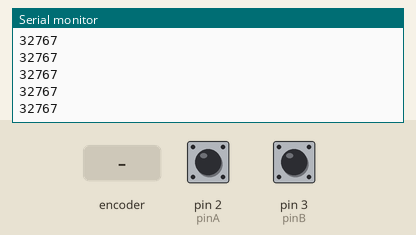
Recording of a sketch running on a simulated Arduino Uno, built with avr-gcc and run on an emulated ATmega328P. Parts: the last lines printed to the serial monitor. The inputs (shaded band) are chosen by the test bench; at power-on: pin 2 (pinA) HIGH, pin 3 (pinB) HIGH.

Above: at 1.2 s.
1.3 s: rotary encoder on pin 2 (pinA) / pin 3 (pinB) turned 1 step (first pin leading)
At 2.2 s:
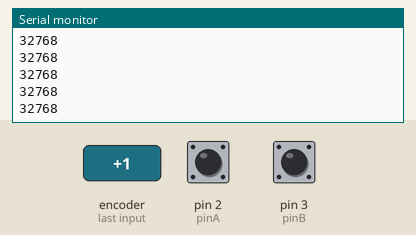
3.0 s: rotary encoder on pin 2 (pinA) / pin 3 (pinB) turned 1 step (first pin leading)
At 3.6 s:
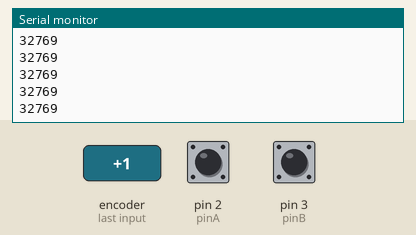
Timing chart, 0 to 6.0 s (numbered marks = the images above; inputs shaded):
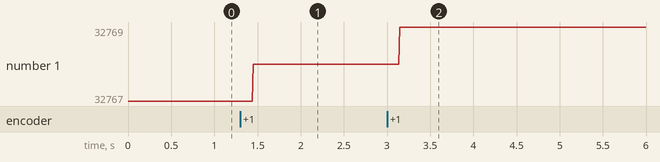

The sketch:

fadas_encoder.ino
```cpp
#include <Wire.h>


static int pinA = 2; // Our first hardware interrupt pin is digital pin 2
static int pinB = 3; // Our second hardware interrupt pin is digital pin 3
volatile byte aFlag = 0; // let's us know when we're expecting a rising edge on pinA to signal that the encoder has arrived at a detent
volatile byte bFlag = 0; // let's us know when we're expecting a rising edge on pinB to signal that the encoder has arrived at a detent (opposite direction to when aFlag is set)
volatile uint16_t encoderPos = 32767; //this variable stores our current value of encoder position. Change to int or uin16_t instead of byte if you want to record a larger range than 0-255
volatile byte oldEncPos = 0; //stores the last encoder position value so we can compare to the current reading and see if it has changed (so we know when to print to the serial monitor)
volatile byte reading = 0; //somewhere to store the direct values we read from our interrupt pins before checking to see if we have moved a whole detent


void setup() {
  Wire.begin(0x1F);                // join I2C bus with address #8
  Wire.onRequest(requestEvent); // register event

  pinMode(pinA, INPUT_PULLUP); // set pinA as an input, pulled HIGH to the logic voltage (5V or 3.3V for most cases)
  pinMode(pinB, INPUT_PULLUP); // set pinB as an input, pulled HIGH to the logic voltage (5V or 3.3V for most cases)
  attachInterrupt(0,PinA,RISING); // set an interrupt on PinA, looking for a rising edge signal and executing the "PinA" Interrupt Service Routine (below)
  attachInterrupt(1,PinB,RISING); // set an interrupt on PinB, looking for a rising edge signal and executing the "PinB" Interrupt Service Routine (below)
  Serial.begin(9600); // start the serial monitor link
}

// function that executes whenever data is requested by master
// this function is registered as an event, see setup()
void requestEvent() {
  uint16_t encoderSample = encoderPos;
  Wire.write(0xFF);
  Wire.write(encoderSample >> 8); // respond with message of 6 bytes
  Wire.write(encoderSample & 0xFF); // respond with message of 6 bytes

  // as expected by master
}


void PinA(){
  cli(); //stop interrupts happening before we read pin values
  reading = PIND & 0xC; // read all eight pin values then strip away all but pinA and pinB's values
  if(reading == B00001100 && aFlag) { //check that we have both pins at detent (HIGH) and that we are expecting detent on this pin's rising edge
    encoderPos --; //decrement the encoder's position count
    bFlag = 0; //reset flags for the next turn
    aFlag = 0; //reset flags for the next turn
  }
  else if (reading == B00000100) bFlag = 1; //signal that we're expecting pinB to signal the transition to detent from free rotation
  sei(); //restart interrupts
}

void PinB(){
  cli(); //stop interrupts happening before we read pin values
  reading = PIND & 0xC; //read all eight pin values then strip away all but pinA and pinB's values
  if (reading == B00001100 && bFlag) { //check that we have both pins at detent (HIGH) and that we are expecting detent on this pin's rising edge
    encoderPos ++; //increment the encoder's position count
    bFlag = 0; //reset flags for the next turn
    aFlag = 0; //reset flags for the next turn
  }
  else if (reading == B00001000) aFlag = 1; //signal that we're expecting pinA to signal the transition to detent from free rotation
  sei(); //restart interrupts
}

void loop(){
  if(oldEncPos != encoderPos) {
    Serial.println(encoderPos);
    oldEncPos = encoderPos;
  }
}
```

Measured:
- after the input at 1.3 s, the serial monitor: prints a new line after 0.15 s (image 1)
- after the input at 3.0 s, the serial monitor: prints a new line after 0.15 s (image 2)
- plotted number 1: 32767 → 32768 after the input at 1.3 s, 32768 → 32769 after the input at 3.0 s
